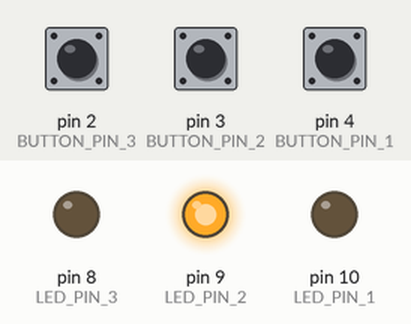
Recording of a sketch running on a simulated Arduino Uno, built with avr-gcc and run on an emulated ATmega328P. On the bench: output pins drawn as LEDs (lit = HIGH). The test bench sets the inputs (shaded band); at power-on: pin 2 (BUTTON_PIN_3) HIGH, pin 4 (BUTTON_PIN_1) LOW, pin 3 (BUTTON_PIN_2) LOW.

Above: at 1.2 s.
1.3 s: pin 2 (BUTTON_PIN_3) pulled LOW for 0.15 s
At 2.4 s:
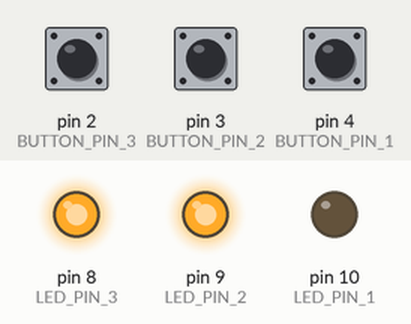
2.9 s: pin 4 (BUTTON_PIN_1) pulled HIGH for 0.15 s
At 3.6 s:
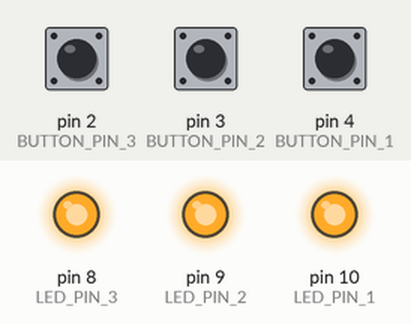
Timing chart, 0 to 5.9 s (numbered marks = the images above; inputs shaded):
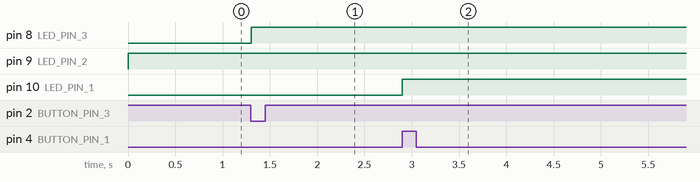

Measured:
- after the input at 1.3 s, pin 8 (LED_PIN_3): LOW → HIGH at once
- after the input at 2.9 s, pin 10 (LED_PIN_1): LOW → HIGH at once

The sketch:

activateButton.ino
```cpp
#define BUTTON_PIN_1 4
#define BUTTON_PIN_2 3
#define BUTTON_PIN_3 2
#define LED_PIN_1 10
#define LED_PIN_2 9
#define LED_PIN_3 8

bool ledState1 = LOW;
bool ledState2 = LOW;
bool ledState3 = LOW;

void setup() {
    pinMode(BUTTON_PIN_1, INPUT);
    pinMode(BUTTON_PIN_2, INPUT);
    pinMode(BUTTON_PIN_3, INPUT_PULLUP);
    pinMode(LED_PIN_1, OUTPUT);
    pinMode(LED_PIN_2, OUTPUT);
    pinMode(LED_PIN_3, OUTPUT);
}

void loop() {
    ledState1 |= digitalRead(BUTTON_PIN_1);
    ledState2 |= !digitalRead(BUTTON_PIN_2);
    ledState3 |= !digitalRead(BUTTON_PIN_3);
    digitalWrite(LED_PIN_1, ledState1);
    digitalWrite(LED_PIN_2, ledState2);
    digitalWrite(LED_PIN_3, ledState3);
    delay(50);
}
```
